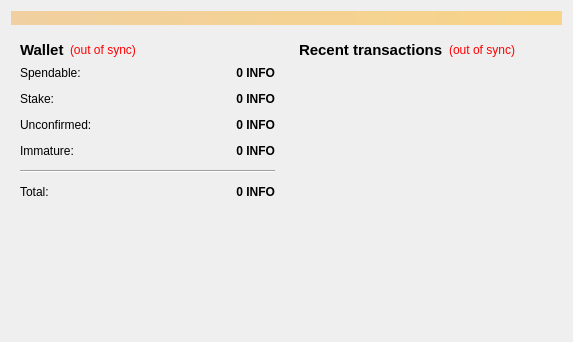
<?xml version="1.0" encoding="UTF-8"?>
<ui version="4.0">
 <class>OverviewPage</class>
 <widget class="QWidget" name="OverviewPage">
  <property name="geometry">
   <rect>
    <x>0</x>
    <y>0</y>
    <width>573</width>
    <height>342</height>
   </rect>
  </property>
  <property name="windowTitle">
   <string>Form</string>
  </property>
  <layout class="QVBoxLayout" name="topLayout">
   <item>
    <widget class="QLabel" name="labelAlerts">
     <property name="visible">
      <bool>false</bool>
     </property>
     <property name="styleSheet">
      <string notr="true">background-color: qlineargradient(x1: 0, y1: 0, x2: 1, y2: 0, stop:0 #F0D0A0, stop:1 #F8D488);  color:#000000
</string>
     </property>
     <property name="wordWrap">
      <bool>true</bool>
     </property>
     <property name="margin">
      <number>3</number>
     </property>
    </widget>
   </item>
   <item>
    <layout class="QHBoxLayout" name="horizontalLayout" stretch="1,1">
     <item>
      <layout class="QVBoxLayout" name="verticalLayout_2">
       <item>
        <widget class="QWidget" name="widget" native="true">
         <layout class="QVBoxLayout" name="verticalLayout_4">
          <item>
           <layout class="QHBoxLayout" name="horizontalLayout_4">
            <item>
             <widget class="QLabel" name="label_5">
              <property name="font">
               <font>
                <pointsize>11</pointsize>
                <weight>75</weight>
                <bold>true</bold>
               </font>
              </property>
              <property name="text">
               <string>Wallet</string>
              </property>
             </widget>
            </item>
            <item>
             <widget class="QLabel" name="labelWalletStatus">
              <property name="toolTip">
               <string>The displayed information may be out of date. Your wallet automatically synchronizes with the Infocoin network after a connection is established, but this process has not completed yet.</string>
              </property>
              <property name="styleSheet">
               <string notr="true">QLabel { color: red; }</string>
              </property>
              <property name="text">
               <string notr="true">(out of sync)</string>
              </property>
              <property name="alignment">
               <set>Qt::AlignLeading|Qt::AlignLeft|Qt::AlignVCenter</set>
              </property>
             </widget>
            </item>
            <item>
             <spacer name="horizontalSpacer_2">
              <property name="orientation">
               <enum>Qt::Horizontal</enum>
              </property>
              <property name="sizeHint" stdset="0">
               <size>
                <width>40</width>
                <height>20</height>
               </size>
              </property>
             </spacer>
            </item>
           </layout>
          </item>
          <item>
           <layout class="QFormLayout" name="formLayout_2">
            <property name="fieldGrowthPolicy">
             <enum>QFormLayout::AllNonFixedFieldsGrow</enum>
            </property>
            <property name="horizontalSpacing">
             <number>12</number>
            </property>
            <property name="verticalSpacing">
             <number>12</number>
            </property>
            <item row="0" column="0">
             <widget class="QLabel" name="label">
              <property name="text">
               <string>Spendable:</string>
              </property>
             </widget>
            </item>
            <item row="0" column="1">
             <widget class="QLabel" name="labelBalance">
              <property name="font">
               <font>
                <weight>75</weight>
                <bold>true</bold>
               </font>
              </property>
              <property name="cursor">
               <cursorShape>IBeamCursor</cursorShape>
              </property>
              <property name="toolTip">
               <string>Your current spendable balance</string>
              </property>
              <property name="text">
               <string notr="true">0 INFO</string>
              </property>
              <property name="alignment">
               <set>Qt::AlignRight|Qt::AlignTrailing|Qt::AlignVCenter</set>
              </property>
              <property name="textInteractionFlags">
               <set>Qt::LinksAccessibleByMouse|Qt::TextSelectableByKeyboard|Qt::TextSelectableByMouse</set>
              </property>
             </widget>
            </item>
            <item row="1" column="0">
             <widget class="QLabel" name="label_6">
              <property name="text">
               <string>Stake:</string>
              </property>
             </widget>
            </item>
            <item row="1" column="1">
             <widget class="QLabel" name="labelStake">
              <property name="font">
               <font>
                <weight>75</weight>
                <bold>true</bold>
               </font>
              </property>
              <property name="cursor">
               <cursorShape>IBeamCursor</cursorShape>
              </property>
              <property name="toolTip">
               <string>Total of coins that was staked, and do not yet count toward the current balance</string>
              </property>
              <property name="text">
               <string notr="true">0 INFO</string>
              </property>
              <property name="alignment">
               <set>Qt::AlignRight|Qt::AlignTrailing|Qt::AlignVCenter</set>
              </property>
              <property name="textInteractionFlags">
               <set>Qt::LinksAccessibleByMouse|Qt::TextSelectableByKeyboard|Qt::TextSelectableByMouse</set>
              </property>
             </widget>
            </item>
            <item row="2" column="0">
             <widget class="QLabel" name="label_3">
              <property name="text">
               <string>Unconfirmed:</string>
              </property>
             </widget>
            </item>
            <item row="2" column="1">
             <widget class="QLabel" name="labelUnconfirmed">
              <property name="font">
               <font>
                <weight>75</weight>
                <bold>true</bold>
               </font>
              </property>
              <property name="cursor">
               <cursorShape>IBeamCursor</cursorShape>
              </property>
              <property name="toolTip">
               <string>Total of transactions that have yet to be confirmed, and do not yet count toward the current balance</string>
              </property>
              <property name="text">
               <string notr="true">0 INFO</string>
              </property>
              <property name="alignment">
               <set>Qt::AlignRight|Qt::AlignTrailing|Qt::AlignVCenter</set>
              </property>
              <property name="textInteractionFlags">
               <set>Qt::LinksAccessibleByMouse|Qt::TextSelectableByKeyboard|Qt::TextSelectableByMouse</set>
              </property>
             </widget>
            </item>
            <item row="3" column="0">
             <widget class="QLabel" name="labelImmatureText">
              <property name="text">
               <string>Immature:</string>
              </property>
             </widget>
            </item>
            <item row="3" column="1">
             <widget class="QLabel" name="labelImmature">
              <property name="font">
               <font>
                <weight>75</weight>
                <bold>true</bold>
               </font>
              </property>
              <property name="toolTip">
               <string>Mined balance that has not yet matured</string>
              </property>
              <property name="text">
               <string notr="true">0 INFO</string>
              </property>
              <property name="alignment">
               <set>Qt::AlignRight|Qt::AlignTrailing|Qt::AlignVCenter</set>
              </property>
              <property name="textInteractionFlags">
               <set>Qt::LinksAccessibleByMouse|Qt::TextSelectableByKeyboard|Qt::TextSelectableByMouse</set>
              </property>
             </widget>
            </item>
            <item row="4" column="0" colspan="2">
             <widget class="Line" name="line">
              <property name="orientation">
               <enum>Qt::Horizontal</enum>
              </property>
             </widget>
            </item>
            <item row="5" column="0">
             <widget class="QLabel" name="labelTotalText">
              <property name="text">
               <string>Total:</string>
              </property>
             </widget>
            </item>
            <item row="5" column="1">
             <widget class="QLabel" name="labelTotal">
              <property name="font">
               <font>
                <weight>75</weight>
                <bold>true</bold>
               </font>
              </property>
              <property name="cursor">
               <cursorShape>IBeamCursor</cursorShape>
              </property>
              <property name="toolTip">
               <string>Your current total balance</string>
              </property>
              <property name="text">
               <string notr="true">0 INFO</string>
              </property>
              <property name="alignment">
               <set>Qt::AlignRight|Qt::AlignTrailing|Qt::AlignVCenter</set>
              </property>
              <property name="textInteractionFlags">
               <set>Qt::LinksAccessibleByMouse|Qt::TextSelectableByKeyboard|Qt::TextSelectableByMouse</set>
              </property>
             </widget>
            </item>
           </layout>
          </item>
         </layout>
        </widget>
       </item>
       <item>
        <spacer name="verticalSpacer">
         <property name="orientation">
          <enum>Qt::Vertical</enum>
         </property>
         <property name="sizeHint" stdset="0">
          <size>
           <width>20</width>
           <height>40</height>
          </size>
         </property>
        </spacer>
       </item>
      </layout>
     </item>
     <item>
      <layout class="QVBoxLayout" name="verticalLayout_3">
       <item>
        <widget class="QWidget" name="widget_2" native="true">
         <layout class="QVBoxLayout" name="verticalLayout">
          <item>
           <layout class="QHBoxLayout" name="horizontalLayout_2">
            <item>
             <widget class="QLabel" name="label_4">
              <property name="font">
               <font>
                <pointsize>11</pointsize>
                <weight>75</weight>
                <bold>true</bold>
               </font>
              </property>
              <property name="text">
               <string>&lt;b&gt;Recent transactions&lt;/b&gt;</string>
              </property>
             </widget>
            </item>
            <item>
             <widget class="QLabel" name="labelTransactionsStatus">
              <property name="toolTip">
               <string>The displayed information may be out of date. Your wallet automatically synchronizes with the Infocoin network after a connection is established, but this process has not completed yet.</string>
              </property>
              <property name="styleSheet">
               <string notr="true">QLabel { color: red; }</string>
              </property>
              <property name="text">
               <string notr="true">(out of sync)</string>
              </property>
              <property name="alignment">
               <set>Qt::AlignRight|Qt::AlignTrailing|Qt::AlignVCenter</set>
              </property>
             </widget>
            </item>
            <item>
             <spacer name="horizontalSpacer">
              <property name="orientation">
               <enum>Qt::Horizontal</enum>
              </property>
              <property name="sizeHint" stdset="0">
               <size>
                <width>40</width>
                <height>20</height>
               </size>
              </property>
             </spacer>
            </item>
           </layout>
          </item>
          <item>
           <widget class="QListView" name="listTransactions">
            <property name="styleSheet">
             <string notr="true">QListView { background: transparent; }</string>
            </property>
            <property name="frameShape">
             <enum>QFrame::NoFrame</enum>
            </property>
            <property name="verticalScrollBarPolicy">
             <enum>Qt::ScrollBarAlwaysOff</enum>
            </property>
            <property name="horizontalScrollBarPolicy">
             <enum>Qt::ScrollBarAlwaysOff</enum>
            </property>
            <property name="selectionMode">
             <enum>QAbstractItemView::NoSelection</enum>
            </property>
           </widget>
          </item>
         </layout>
        </widget>
       </item>
      </layout>
     </item>
    </layout>
   </item>
  </layout>
 </widget>
 <resources/>
 <connections/>
</ui>
